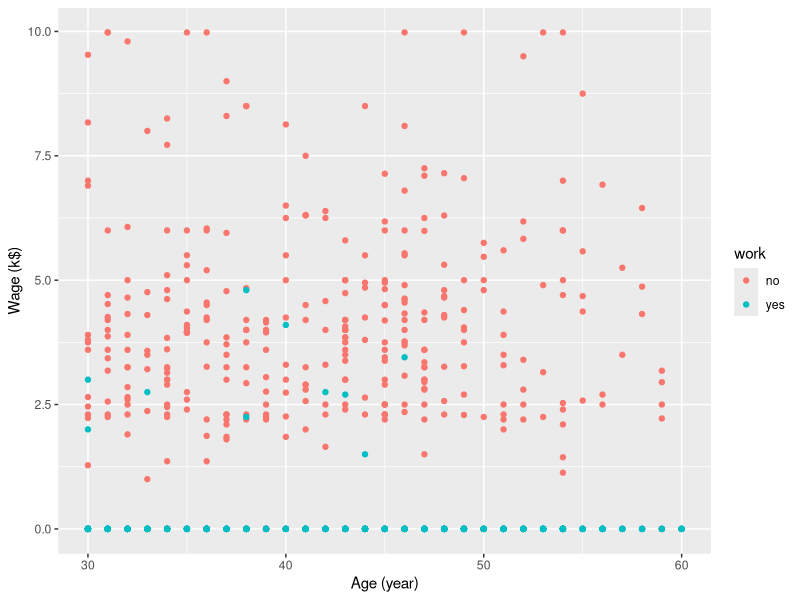
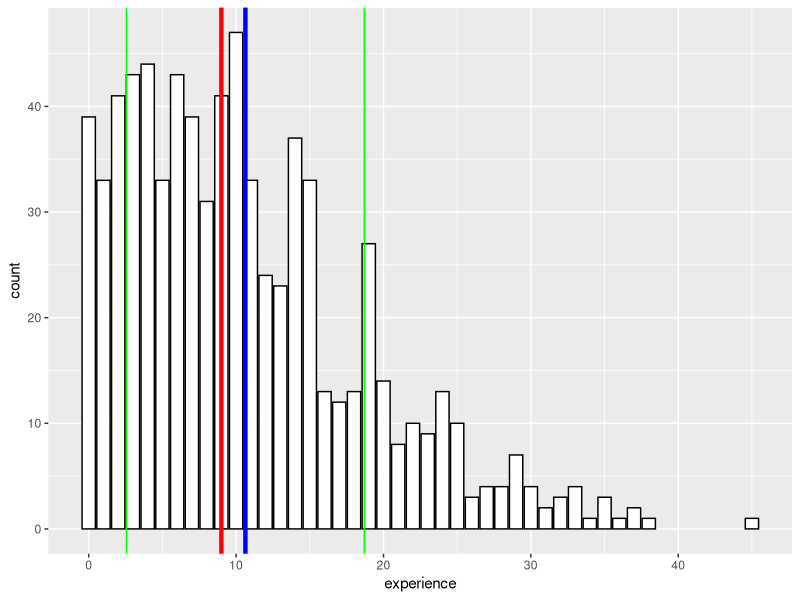
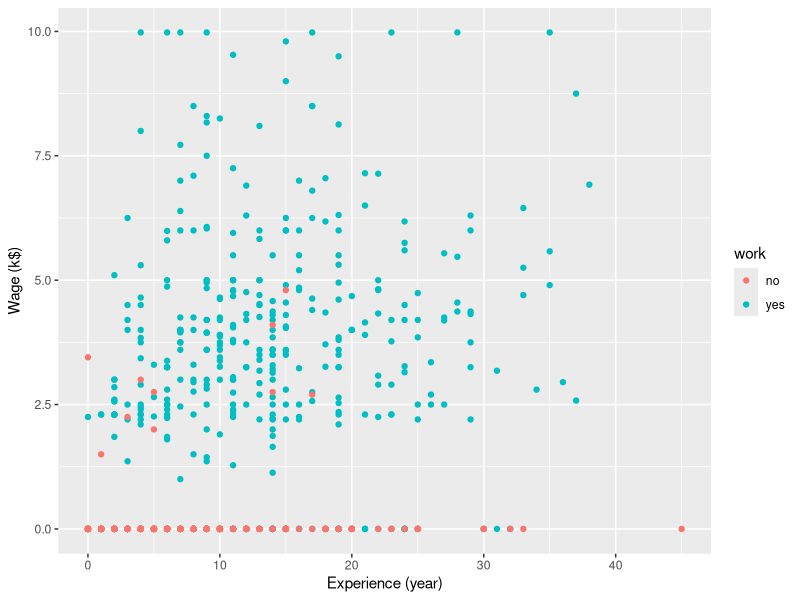
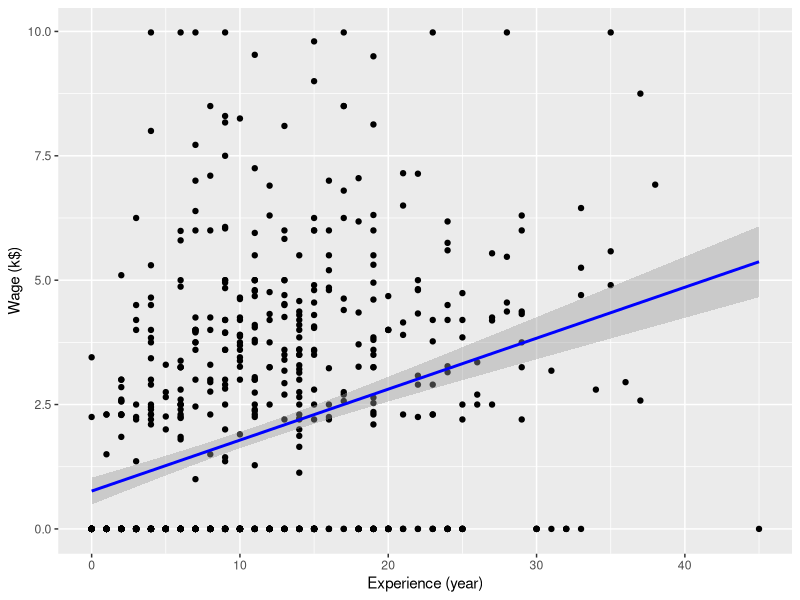
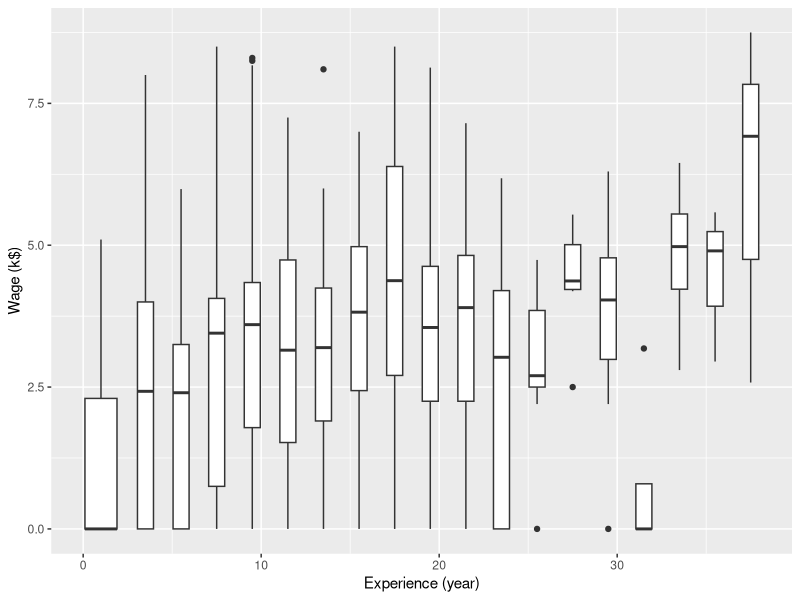
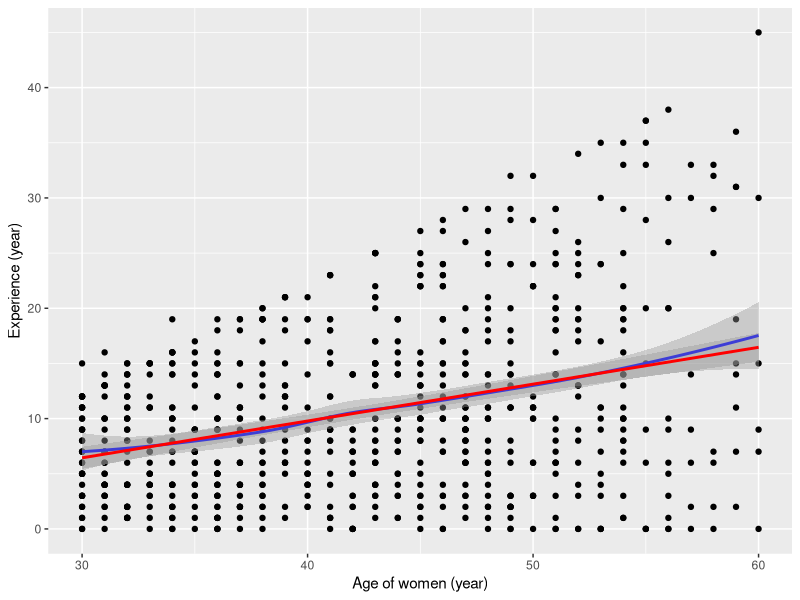
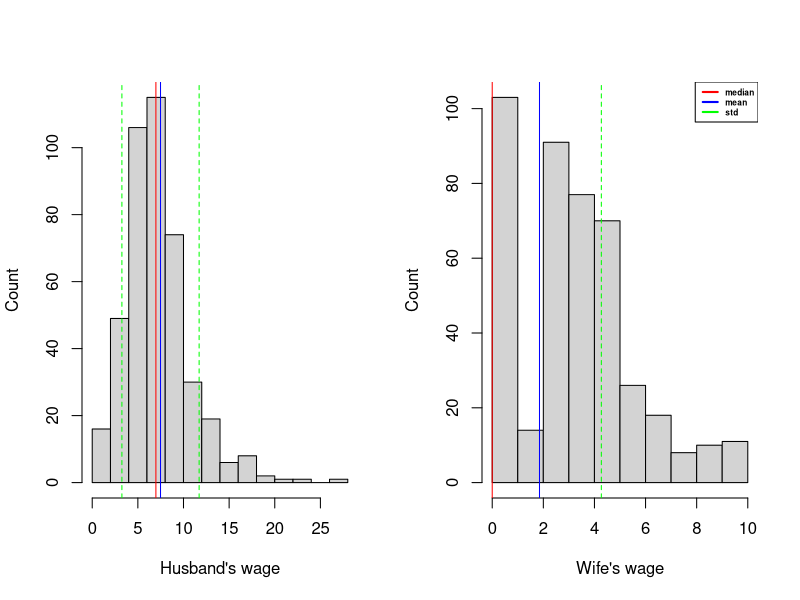
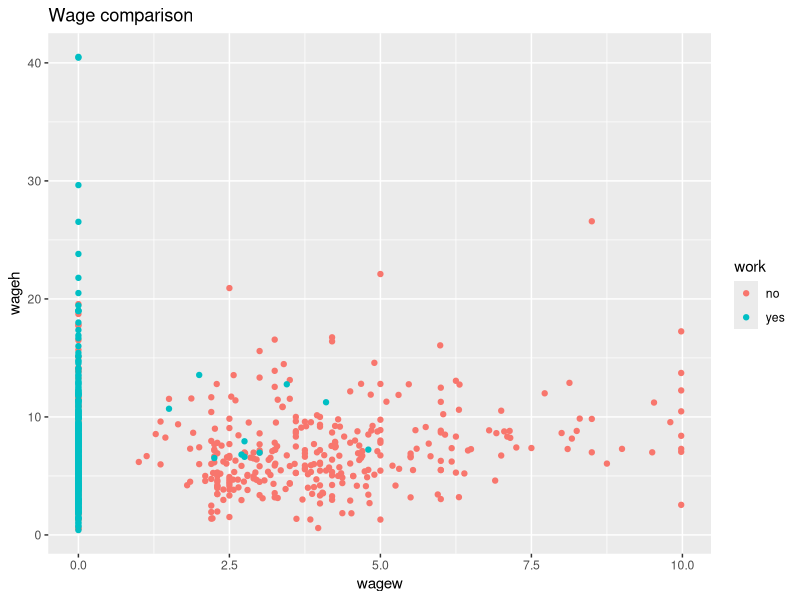

These figures' R source, in order:
## ---- chunk 1
knitr::opts_chunk$set(echo = TRUE)
## ---- chunk 2
library(ggplot2)
library(plyr)
library(reshape2)
my_data = read.csv("./Data/Mroz.csv")

# Not all columns are inreresting to sum up (too much otherwise)
# Here, we focus on columns about women
summary(my_data[c(3, 4, 5, 6, 9, 17, 19)])

## ---- chunk 3
p0 <- ggplot(data=my_data, aes(x=agew, y=wagew, color=work)) + 
  labs(x="Age (year)", y="Wage (k$)") +
  geom_point()
p0
## ---- chunk 4
data_clean = read.csv("./Data/Mroz_cleaned.csv")
## ---- chunk 5
# Stats
median_exp <- median(data_clean$experience)
mean_exp <- mean(data_clean$experience)
sd_exp <- sd(data_clean$experience)

#Display stats
median_exp
mean_exp
sd_exp

#Plot
p1 <- ggplot(data=data_clean, aes(experience)) + 
  geom_bar(fill="white", colour = "black") + 
  geom_vline(xintercept = median_exp, color="red", size = 1.5) +
  geom_vline(xintercept = mean_exp, colour = "blue", size = 1.5) + 
  geom_vline(xintercept = mean_exp-sd_exp, colour="green") + 
  geom_vline(xintercept = mean_exp+sd_exp, colour="green") 

p1
## ---- chunk 6
p2 <- ggplot(data=data_clean, aes(experience, wagew, color=work)) + 
  geom_point() + 
  labs(x="Experience (year)", y="Wage (k$)")

p2
## ---- chunk 7
p3 <- ggplot(data=data_clean, aes(experience, wagew)) + 
  geom_point() + 
  geom_smooth(method = "lm", color = "blue") + 
  labs(x="Experience (year)", y="Wage (k$)")

p3

# Check exact correlation between the two
cor(data_clean$experience, data_clean$wagew)
## ---- chunk 8
# Women who are working, without outliers(huge wages)
data_without_hW <- subset(data_clean, data_clean$work=="yes" & data_clean$wagew<9 )

p4 <- ggplot(data=data_without_hW, aes(x=experience, y=wagew, group=cut_interval(x = experience, length = 2))) + 
  geom_boxplot() +
  labs(x="Experience (year)", y="Wage (k$)")

p4
## ---- chunk 9
working_w <- subset(data_clean, data_clean$work=="yes")

p5 <- ggplot(data=data_clean, aes(agew, experience)) + 
  geom_point() + 
  geom_smooth(color = "blue") + #loess method
  geom_smooth(method = "lm", color="red") + 
  labs(x="Age of women (year)", y="Experience (year)")

p5

cor(data_clean$agew, data_clean$experience)
cor(working_w$agew, working_w$experience)
## ---- chunk 10
meanw = mean(my_data$wagew)
meanh = mean(my_data$wageh)

stdw = sd(my_data$wagew)
stdh=sd(my_data$wageh)

medianw = median(my_data$wagew)
medianh = median(my_data$wageh)

## ---- chunk 11
par(mfrow=c(1,2))

hist(working_w$wageh,xlab="Husband's wage", ylab="Count", main="")
abline(v = medianh, col = "red")
abline(v = meanh, col = "blue")
abline(v = meanh+stdh, col = "green", lty = 2)
abline(v = meanh-stdh, col = "green", lty = 2)

hist(working_w$wagew,xlab="Wife's wage", ylab="Count",main="")
abline(v = medianw, col = "red")
abline(v = meanw, col = "blue")
abline(v = meanw+stdw, col = "green", lty = 2)
abline(v = meanw-stdw, col = "green", lty = 2)
legend("topright",c("median","mean","std"),col=c("red","blue","green"),lwd=2,text.font=2,cex = 0.5)

## ---- chunk 12

qplot(data=my_data ,x=wagew, y=wageh,color=work,main="Wage comparison")

## ---- chunk 13
qplot(data=working_w,x=wagew, y=wageh,main="Wage comparison")
## ---- chunk 14
ggplot(data=working_w ,aes(x=wagew, y=wageh)) + 
  geom_smooth(method="lm") +
  labs(x="Wage of women (k$)", y="Wage of husbands (k$)") +
  geom_point()

## ---- chunk 15
ggplot(data=working_w, aes(x=wagew, y=wageh , group=cut_interval(x=wagew, length=1))) + 
  geom_boxplot()

## ---- chunk 16
 

ggplot(my_data, aes(child6+child618)) + geom_bar() + xlab("Number of Children in Family") +ylab("Count")

## ---- chunk 17

ggplot(my_data, aes( factor(ifelse((child6+child618) > 0, 1, 0)), hoursh)) + geom_violin(scale="area") + xlab("Children in the family (yes = 1/no = 0)") + ylab("Hours worked by husband")

cor(my_data$hoursw,ifelse((my_data$child6+my_data$child618) > 0, 1, 0))

ggplot(my_data, aes( factor(ifelse((child6+child618) > 0, 1, 0)), hoursw)) + geom_violin(scale="area") + xlab("Children in the family (yes = 1/no = 0)") + ylab("Hours worked by wife")

cor(my_data$hoursh,ifelse((my_data$child6+my_data$child618) > 0, 1, 0))

ggplot(my_data, aes( factor(ifelse((child6+child618) > 0, 1, 0)), hoursw+hoursh)) + geom_violin(scale="area") + xlab("Children in the family (yes = 1/no = 0)") + ylab("Hours worked by both husband and wife")
cor((my_data$hoursh + my_data$hoursw),ifelse((my_data$child6+my_data$child618) > 0, 1, 0))



## ---- chunk 18


ggplot(my_data, aes( factor(child6+child618), hoursw)) + geom_boxplot() + xlab("Amount of Children") + ylab("Hours worked by wife")
ggplot(my_data, aes( factor(child6+child618), hoursh)) + geom_boxplot() + xlab("Amount of Children") + ylab("Hours worked by husband")

cor(my_data$hoursw, my_data$child6 + my_data$child618 )
cor(my_data$hoursh, my_data$child6 + my_data$child618 )
